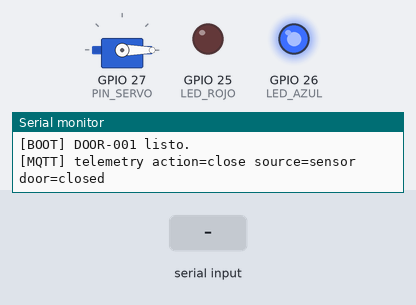
A sketch run on a simulated ESP32. Parts: servo, output pins drawn as LEDs (lit = HIGH), the last lines printed to the serial monitor. The test bench sets the inputs (shaded band). WiFi joins after 1.5 s; servers stay silent unless stated; no MQTT or app messages arrive unless stated.

Above: at 2.7 s.
2.8 s: "heartbeat" received over Serial
At 3.3 s:
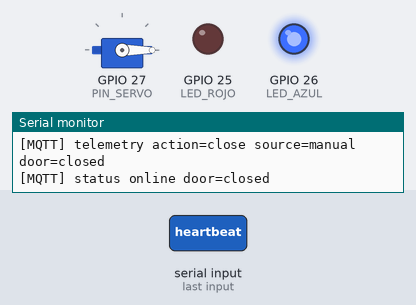
7.3 s: "a" received over Serial
At 8.1 s:
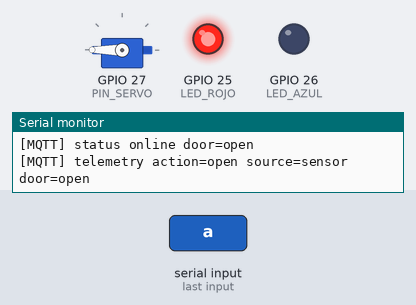
10.3 s: "close_door" received over Serial
At 11.5 s:
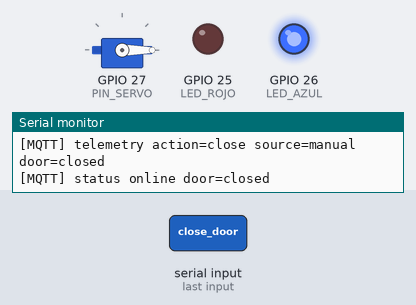
11.8 s: "t" received over Serial
At 12.8 s:
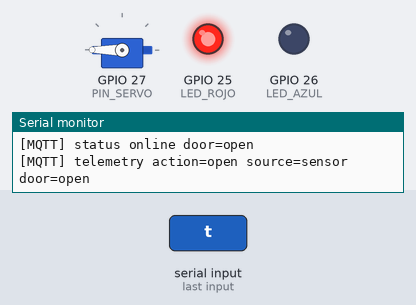
Timing chart, 0 to 14.3 s (numbered marks = the images above; inputs shaded):
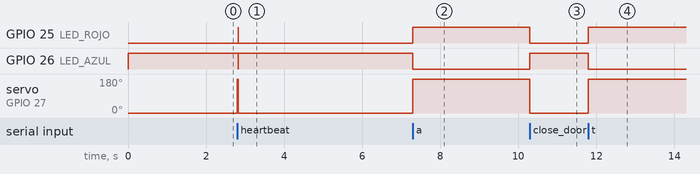

Measured:
- after the input at 2.8 s, GPIO 25 (LED_ROJO): LOW → HIGH at once, → LOW 0.01 s later; GPIO 26 (LED_AZUL): HIGH → LOW at once, → HIGH 0.01 s later; servo on GPIO 27 (PIN_SERVO): 0° → 180° at once, → 0° 0.03 s later
- after the input at 7.3 s, GPIO 25 (LED_ROJO): LOW → HIGH at once; GPIO 26 (LED_AZUL): HIGH → LOW at once; servo on GPIO 27 (PIN_SERVO): 0° → 180° at once
- after the input at 10.3 s, GPIO 25 (LED_ROJO): HIGH → LOW at once; GPIO 26 (LED_AZUL): LOW → HIGH at once; servo on GPIO 27 (PIN_SERVO): 180° → 0° at once
- after the input at 11.8 s, GPIO 25 (LED_ROJO): LOW → HIGH at once; GPIO 26 (LED_AZUL): HIGH → LOW at once; servo on GPIO 27 (PIN_SERVO): 0° → 180° at once

The sketch:

compuerta_proyecto.ino
```cpp
/*
  compuerta_proyecto.ino
  SmartPetHome — Automatic Access Door prototype
  Serial number : DOOR-001
  Device type   : automatic_access_door

  Base logic: original working sketch (servo + LEDs).
  Added layer : WiFi + MQTT to broker.emqx.io:1883.
  Serial Monitor is debug only — not the communication protocol.

  Topics
  ------
  Publish   : smartpethome/devices/DOOR-001/telemetry  (every 2 s)
  Publish   : smartpethome/devices/DOOR-001/status     (every 10 s)
  Publish   : smartpethome/devices/DOOR-001/ack        (on command)
  Subscribe : smartpethome/devices/DOOR-001/command
*/

#include <WiFi.h>
#include <PubSubClient.h>
#include <ESP32Servo.h>
#include <ArduinoJson.h>

// ── WiFi ──────────────────────────────────────────────────────
#define WIFI_SSID  "Familia Jiménez Wilhelm 2.4Ghz"
#define WIFI_PASS  "Wilhelm25"

// ── MQTT ──────────────────────────────────────────────────────
#define MQTT_HOST  "broker.emqx.io"
#define MQTT_PORT  1883
#define CLIENT_ID  "door-001-esp32"

// ── Topics ────────────────────────────────────────────────────
#define TOPIC_TELEMETRY  "smartpethome/devices/DOOR-001/telemetry"
#define TOPIC_STATUS     "smartpethome/devices/DOOR-001/status"
#define TOPIC_COMMAND    "smartpethome/devices/DOOR-001/command"
#define TOPIC_ACK        "smartpethome/devices/DOOR-001/ack"

// ── Original pinout (unchanged) ───────────────────────────────
#define PIN_SERVO  27
#define LED_ROJO   25
#define LED_AZUL   26

// ── Timing ────────────────────────────────────────────────────
#define TELEMETRY_INTERVAL_MS  2000UL
#define STATUS_INTERVAL_MS     10000UL

// ─────────────────────────────────────────────────────────────

WiFiClient   wifiClient;
PubSubClient mqttClient(wifiClient);
Servo        compuerta;

unsigned long lastTelemetryMs = 0;
unsigned long lastStatusMs    = 0;

bool abierta = false;

// ─────────────────────────────────────────────────────────────
// ORIGINAL DOOR LOGIC — unchanged
// ─────────────────────────────────────────────────────────────

void abrirCompuerta() {
  compuerta.write(180);
  digitalWrite(LED_ROJO, HIGH);
  digitalWrite(LED_AZUL, LOW);
  abierta = true;
  Serial.println("Compuerta abierta - LED rojo encendido");
}

void cerrarCompuerta() {
  compuerta.write(0);
  digitalWrite(LED_ROJO, LOW);
  digitalWrite(LED_AZUL, HIGH);
  abierta = false;
  Serial.println("Compuerta cerrada - LED azul encendido");
}

// ─────────────────────────────────────────────────────────────
// MQTT PUBLISH HELPERS
// ─────────────────────────────────────────────────────────────

// source must be one the backend accepts: "manual", "scheduled", "sensor"
// "serial" and "app" commands both count as "manual"; periodic heartbeat uses "sensor"
void publishTelemetry(const char* action, const char* source) {
  StaticJsonDocument<384> doc;
  doc["serial_number"] = "DOOR-001";
  doc["device_type"]   = "automatic_access_door";

  // Map ESP-side source labels to DB-valid values
  const char* dbSource = "manual";
  if (strcmp(source, "heartbeat") == 0) dbSource = "sensor";
  // "serial" and "app" both map to "manual" (default above)

  JsonObject data = doc.createNestedObject("data");
  data["action"]        = action;
  data["source"]        = dbSource;
  data["success"]       = true;
  data["door_state"]    = abierta ? "open" : "closed";
  data["error_message"] = (char*)nullptr;

  char buf[384];
  serializeJson(doc, buf);
  mqttClient.publish(TOPIC_TELEMETRY, buf, false);
  Serial.printf("[MQTT] telemetry action=%s source=%s door=%s\n",
                action, dbSource, abierta ? "open" : "closed");
}

void publishStatus() {
  StaticJsonDocument<192> doc;
  doc["serial_number"] = "DOOR-001";
  doc["device_type"]   = "automatic_access_door";
  doc["status"]        = "online";
  doc["door_state"]    = abierta ? "open" : "closed";

  char buf[192];
  serializeJson(doc, buf);
  mqttClient.publish(TOPIC_STATUS, buf, false);
  Serial.printf("[MQTT] status online door=%s\n", abierta ? "open" : "closed");
}

void publishAck(const char* commandId, const char* status, const char* message) {
  StaticJsonDocument<256> doc;
  doc["command_id"] = commandId;
  doc["status"]     = status;
  doc["message"]    = message;

  char buf[256];
  serializeJson(doc, buf);
  mqttClient.publish(TOPIC_ACK, buf, false);
  Serial.printf("[MQTT] ack id=%s status=%s msg=%s\n", commandId, status, message);
}

// ─────────────────────────────────────────────────────────────
// COMMAND HANDLER
// ─────────────────────────────────────────────────────────────

void handleCommand(const char* payload, unsigned int length) {
  StaticJsonDocument<256> doc;
  DeserializationError err = deserializeJson(doc, payload, length);
  if (err) {
    Serial.printf("[CMD] JSON error: %s\n", err.c_str());
    return;
  }

  const char* command   = doc["command"]    | "unknown";
  const char* commandId = doc["command_id"] | "no-id";
  Serial.printf("[CMD] received: %s\n", command);

  if (strcmp(command, "open_door") == 0) {
    abrirCompuerta();
    publishTelemetry("open", "app");
    publishStatus();
    publishAck(commandId, "ok", "Door opened");

  } else if (strcmp(command, "close_door") == 0) {
    cerrarCompuerta();
    publishTelemetry("close", "app");
    publishStatus();
    publishAck(commandId, "ok", "Door closed");

  } else if (strcmp(command, "get_status") == 0) {
    publishStatus();
    publishTelemetry(abierta ? "open" : "close", "app");
    publishAck(commandId, "ok", "Status sent");

  } else if (strcmp(command, "enable_manual_control") == 0) {
    publishAck(commandId, "ok", "Manual control enabled");

  } else if (strcmp(command, "disable_manual_control") == 0) {
    publishAck(commandId, "ok", "Manual control disabled");

  } else {
    char msg[64];
    snprintf(msg, sizeof(msg), "Unknown command: %s", command);
    publishAck(commandId, "error", msg);
  }
}

void mqttCallback(char* topic, byte* payload, unsigned int length) {
  if (strcmp(topic, TOPIC_COMMAND) == 0) {
    handleCommand((const char*)payload, length);
  }
}

// ─────────────────────────────────────────────────────────────
// WIFI + MQTT CONNECTION
// ─────────────────────────────────────────────────────────────

void connectWifi() {
  Serial.printf("[WiFi] Conectando a %s", WIFI_SSID);
  WiFi.begin(WIFI_SSID, WIFI_PASS);
  while (WiFi.status() != WL_CONNECTED) {
    delay(500);
    Serial.print(".");
  }
  Serial.printf("\n[WiFi] Conectado. IP: %s\n", WiFi.localIP().toString().c_str());
}

void connectMqtt() {
  mqttClient.setBufferSize(512);
  mqttClient.setServer(MQTT_HOST, MQTT_PORT);
  mqttClient.setCallback(mqttCallback);

  while (!mqttClient.connected()) {
    Serial.printf("[MQTT] Conectando a %s...", MQTT_HOST);
    if (mqttClient.connect(CLIENT_ID)) {
      Serial.println(" conectado.");
      mqttClient.subscribe(TOPIC_COMMAND, 1);
      Serial.println("[MQTT] Suscrito a " TOPIC_COMMAND);
      publishStatus();
    } else {
      Serial.printf(" fallo rc=%d, reintentando en 3s...\n", mqttClient.state());
      delay(3000);
    }
  }
}

// ─────────────────────────────────────────────────────────────
// SETUP
// ─────────────────────────────────────────────────────────────

void setup() {
  Serial.begin(115200);

  pinMode(LED_ROJO, OUTPUT);
  pinMode(LED_AZUL, OUTPUT);

  compuerta.attach(PIN_SERVO, 500, 2400);

  cerrarCompuerta();   // closed on boot

  Serial.println("Sistema listo.");
  Serial.println("Escriba:");
  Serial.println("a = abrir compuerta");
  Serial.println("c = cerrar compuerta");
  Serial.println("t = alternar");

  connectWifi();
  connectMqtt();

  publishTelemetry("close", "heartbeat");
  Serial.println("[BOOT] DOOR-001 listo.");
}

// ─────────────────────────────────────────────────────────────
// LOOP
// ─────────────────────────────────────────────────────────────

void loop() {
  // WiFi reconnect
  if (WiFi.status() != WL_CONNECTED) {
    Serial.println("[WiFi] Reconectando...");
    connectWifi();
  }

  // MQTT reconnect
  if (!mqttClient.connected()) {
    connectMqtt();
  }
  mqttClient.loop();

  // Serial commands (unchanged)
  if (Serial.available() > 0) {
    char comando = Serial.read();

    if (comando == 'a') {
      abrirCompuerta();
      publishTelemetry("open", "serial");
      publishStatus();
    }

    if (comando == 'c') {
      cerrarCompuerta();
      publishTelemetry("close", "serial");
      publishStatus();
    }

    if (comando == 't') {
      if (abierta) {
        cerrarCompuerta();
        publishTelemetry("close", "serial");
      } else {
        abrirCompuerta();
        publishTelemetry("open", "serial");
      }
      publishStatus();
    }
  }

  unsigned long now = millis();

  if (now - lastTelemetryMs >= TELEMETRY_INTERVAL_MS) {
    lastTelemetryMs = now;
    publishTelemetry(abierta ? "open" : "close", "heartbeat");
  }

  if (now - lastStatusMs >= STATUS_INTERVAL_MS) {
    lastStatusMs = now;
    publishStatus();
  }
}
```
